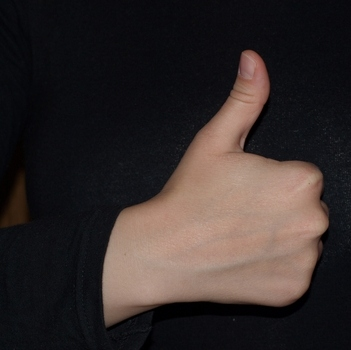
#> input picture data/Training-Dataset/Images/1_P_hgr1_id02_1.jpg, 351 x 350 px; its folder holds 4 pictures in this run
$ jupyter execute --allow-errors skin_color_characterization_yuye.ipynb
#> lines starting #> are read from the running program, lines starting #| are printed output that depends on the picture
[cell 1]
import matplotlib.pyplot as plt
import numpy as np
import cv2
import os

[cell 2]
train_img_path  = "../data/Training-Dataset/Images/"
train_mask_path = "../data/Training-Dataset/Masks-Ideal/"
validation_img_path  = "../data/Validation-Dataset/Images/"
validation_mask_path = "../data/Validation-Dataset/Masks-Ideal/"

[cell 3]
def load_images_from_folder(folder):
    images = {}
    for filename in os.listdir(folder):
        img = cv2.imread(os.path.join(folder,filename))
        if img is not None:
            images[filename.split('.')[0]] = img  #remove extension from file name
    return images

[cell 4]
images = load_images_from_folder(train_img_path)
#> in load_images_from_folder, img is the input picture: shape (350, 351, 3); mean B, G, R 43, 44.3, 52.7
#> images = 4 items
#> (the rest of this cell did not finish here and is left out)


valid_images = load_images_from_folder(validation_img_path)
valid_masks  = load_images_from_folder(validation_mask_path)

[cell 5]
plt.title("Example Image")
#> (the rest of this cell did not finish here and is left out)

[cell 6]
# [5 lines left out: function skinDetection, not called in this run]

[cell 7]
skin_images = {}
#> (the rest of this cell did not finish here and is left out)

[cell 8]
plt.title("Example Image")
#> (the rest of this cell did not finish here and is left out)

[cell 9]
def modifyColorSpace(images, change):
    images_ = {}
    for key in images.keys():
        image = images[key].copy()
        image = cv2.cvtColor(image, change)
        images_[key] = image
    return images_

[cell 10]
def histogram2DCharacterization(images, channels, min_value, max_value, bins, plot=True):
    interval=[[min_value,max_value],[min_value,max_value]]
    global_hist = np.eye(bins)*0

    for key in images.keys():
        image_copy = images[key].copy()
        x = image_copy[:,:,channels[0]].flatten()
        y = image_copy[:,:,channels[1]].flatten()

        hist, _, _ = np.histogram2d(x, y, bins=bins, range=interval)
        global_hist += hist

    if plot:
        extent = [min_value,max_value,min_value,max_value]
        plt.clf()
        plt.imshow(global_hist, extent=extent, origin='lower')
        plt.show()


    return global_hist

### RGB Color Space: R & B component

[cell 11]
hist = histogram2DCharacterization(images, [0,2], 0, 255, 10)
#> the loop in histogram2DCharacterization, `for key in images.keys():` made 4 passes
#> key on passes 1 to 4: '1_P_hgr1_id02_1', '1_P_hgr1_id04_2', '1_P_hgr1_id05_1', '2_P_hgr1_id01_3'
#> in histogram2DCharacterization, `plt.show()`:
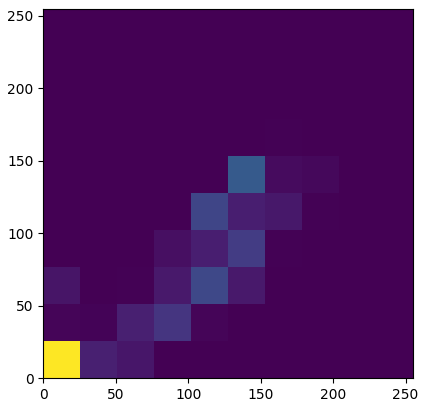
#> figure drawn by matplotlib, 1 panel

### YCrCb Color Space: Cr & Cb component

[cell 12]
images_ycrcb = modifyColorSpace(images, cv2.COLOR_BGR2YCrCb)
#> the loop in modifyColorSpace, `for key in images.keys():` made 4 passes
#> images_ycrcb = 4 items

[cell 13]
hist = histogram2DCharacterization(images_ycrcb, [1,2], 0, 255, 10)
#> call 2 of histogram2DCharacterization, with min_value = 0, max_value = 255, bins = 10, plot = True
#> the loop in histogram2DCharacterization (call 2), `for key in images.keys():` made 4 passes
#> in histogram2DCharacterization (call 2), `plt.show()`:
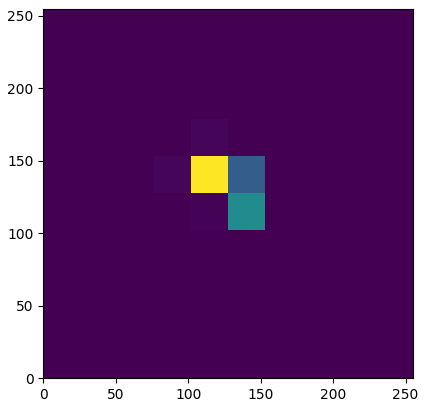
#> figure drawn by matplotlib, 1 panel

[cell 14]
# [25 lines left out: function histogramCharacterization, not called in this run]

#> (a cell that did not finish here is left out)

[cell 16]
bins = 30
binsRGB = 255
channels  = [0,1,2]
min_value = 0
max_value = 255

global_min_xEdges = 999
global_max_xEdges = 0
global_min_yEdges = 999
global_max_yEdges = 0
bidimensional_histogram_CrCb = [[0 for i in range(bins)] for j in range(bins)]

bidimensional_histogram_R = [0 for i in range(binsRGB)]
bidimensional_histogram_G = [0 for i in range(binsRGB)]
bidimensional_histogram_B = [0 for i in range(binsRGB)]

[cell 17]
# [7 lines left out: function AddHistogramCrCb, not called in this run]

[cell 18]
# [9 lines left out: function pixelClassification, not called in this run]

[cell 19]
# [7 lines left out: function AddHistogram, not called in this run]

[cell 20]
#YCRCB
for key in skin_images.keys():
    image = skin_images[key].copy()
    image = cv2.cvtColor(image, cv2.COLOR_BGR2YCrCb)
    histogramCrCb, minCr, maxCr, minCb, maxCb = histogramCharacterization(image, [0,1], 100, 200,"YCrCb", bins)
    bidimensional_histogram_CrCb, global_min_xEdges, global_max_xEdges, global_min_YEdges, global_max_YEdges = AddHistogram(bidimensional_histogram_CrCb, histogramCrCb,minCr, maxCr, minCb, maxCb)
#> after the loop, bidimensional_histogram_CrCb = 30 items

#> (the rest of this cell did not finish here and is left out)

[cell 21]
#RGB
for key in skin_images.keys():
    image = skin_images[key].copy()
    image = cv2.cvtColor(image, cv2.COLOR_BGR2RGB)
    histR, histG, histB = histogramCharacterization(image, [0,1,2], 0, 255,"RGB", binsRGB)
    #bidimensional_histogram_R, bidimensional_histogram_G, bidimensional_histogram_B = AddHistogramRGB(bidimensional_histogram_R,bidimensional_histogram_G,bidimensional_histogram_B, histR, histG, histB)
    bidimensional_histogram_R += histR.flatten()
    bidimensional_histogram_G += histG.flatten()
    bidimensional_histogram_B += histB.flatten()
#> after the loop, bidimensional_histogram_B = 255 values from 0 to 0; bidimensional_histogram_G = 255 values from 0 to 0; bidimensional_histogram_R = 255 values from 0 to 0


# [4 lines of commented-out code are left out]

plt.plot(bidimensional_histogram_R, color = "r")
plt.plot(bidimensional_histogram_G, color = "g")
plt.plot(bidimensional_histogram_B, color = "b")
plt.xlim([0,binsRGB])

plt.show()
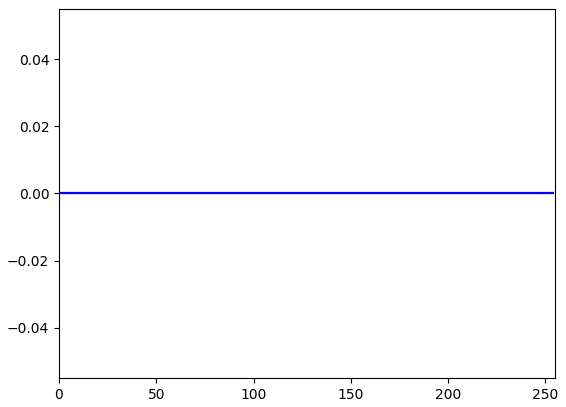
#> figure drawn by matplotlib, 1 panel

[cell 22]
sumR = 0
sumB = 0
sumG = 0
for i in range(0,255):
    sumR += i * bidimensional_histogram_R[i]
    sumG += i * bidimensional_histogram_G[i]
    sumB += i * bidimensional_histogram_B[i]
#> after the loop, sumB = 0; sumG = 0; sumR = 0

#> (the rest of this cell did not finish here and is left out)
